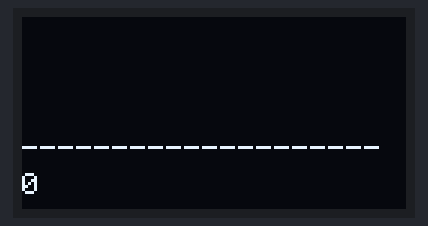
The program below on a simulated ESP32. Parts: 128×64 one-colour display. WiFi joins after 1.5 s; servers stay silent unless stated; not simulated (calls return 0 or success): ../include/secrets.h; what the program prints to the serial monitor is not drawn.

Above: at 2.7 s.

The program:

main.cpp
```cpp
#include <Adafruit_GFX.h>
#include <Adafruit_SSD1306.h>
#include <ArduinoJson.h>
#include <HTTPClient.h>
#include <WiFi.h>
#include <Wire.h>

#include "../include/secrets.h"
#include "WString.h"
#include "keyboard.h"

#define SCREEN_WIDTH 128
#define SCREEN_HEIGHT 64
#define OLED_RESET -1

Adafruit_SSD1306 display(SCREEN_WIDTH, SCREEN_HEIGHT, &Wire, OLED_RESET);

T9Input t9;
String lastReply = "";

void renderScreen() {
    display.clearDisplay();
    display.setTextSize(1);
    display.setTextColor(SSD1306_WHITE);
    display.setCursor(0, 0);

    const int charsPerLine = 20;
    const int maxLines = 3;

    int printedLines = 0;
    int i = 0;
    while (i < (int)lastReply.length() && printedLines < maxLines) {
        int lineLen = min(charsPerLine, (int)lastReply.length() - i);
        display.println(lastReply.substring(i, i + lineLen));
        i += lineLen;
        printedLines++;
    }

    display.setCursor(0, 40);
    display.println("--------------------");

    display.setCursor(0, 52);
    display.println(t9.buffer);

    display.display();
}

void setup() {
    Serial.begin(115200);
    delay(1000);

    Wire.begin();
    if (!display.begin(SSD1306_SWITCHCAPVCC, 0x3C)) {
        Serial.println("SSD1306 allocation failed");
        while (1);
    }

    WiFi.mode(WIFI_STA);
    WiFi.disconnect();
    delay(100);
    WiFi.begin(ssid, password);

    int attempts = 0;
    while (WiFi.status() != WL_CONNECTED && attempts < 30) {
        delay(500);
        Serial.print(".");
        attempts++;
    }

    Serial.println();

    if (WiFi.status() != WL_CONNECTED) {
        Serial.println("WiFi FAILED to connect");
    } else {
        Serial.println("WiFi connected!");
        Serial.print("IP address: ");
        Serial.println(WiFi.localIP());
    }

    renderScreen();
}

void loop() {
    t9.update();
    renderScreen();

    if (t9.wasEnterPressed()) {
        String msg = t9.buffer;
        t9.clear();

        HTTPClient https;
        https.begin("http://" + String(serverIp) + ":5000/ask");
        https.addHeader("X-Device-Secret", deviceSecret);
        https.addHeader("content-type", "application/json");

        JsonDocument doc;
        doc["message"] = msg;
        String requestBody;
        serializeJson(doc, requestBody);

        int httpCode = https.POST(requestBody);

        if (httpCode == 200) {
            String response = https.getString();
            JsonDocument responseDoc;
            deserializeJson(responseDoc, response);
            const char* reply = responseDoc["reply"];
            lastReply = reply;
            Serial.println(reply);
        } else {
            Serial.printf("Error: %d\n", httpCode);
            Serial.println(https.getString());
        }

        https.end();
    }
}
```
